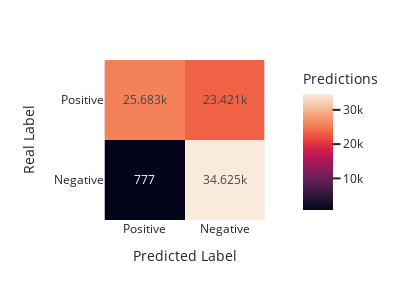

This figure's notebook cell:
### Code cell
# model.load_state_dict(torch.load('models\LSTMHarmonic_weights_R3Currents.pth'))
print(conf_matrix_total)
metrics = conf_matrix_metrics(conf_matrix_total)
print_metrics(metrics)
plot_confusion_matrix(metrics)

### Figure 1 — Plotly figure (JSON) as saved in the notebook; plotly's stock layout.template omitted (floating-point values rounded to 4 significant figures)
{"data": [{"coloraxis": "coloraxis", "hovertemplate": "Predicted Label: %{x}<br>Real Label: %{y}<br>Predictions: %{z}<extra></extra>", "name": "0", "texttemplate": "%{z}", "type": "heatmap", "x": ["Positive", "Negative"], "xaxis": "x", "y": ["Positive", "Negative"], "yaxis": "y", "z": [[25683, 23421], [777, 34625]]}], "layout": {"coloraxis": {"colorbar": {"title": {"text": "Predictions"}}, "colorscale": [[0, "rgb(2,4,25)"], [0.0625, "rgb(24,15,41)"], [0.125, "rgb(47,23,57)"], [0.1875, "rgb(71,28,72)"], [0.25, "rgb(97,30,82)"], [0.3125, "rgb(123,30,89)"], [0.375, "rgb(150,27,91)"], [0.4375, "rgb(177,22,88)"], [0.5, "rgb(203,26,79)"], [0.5625, "rgb(223,47,67)"], [0.625, "rgb(236,76,61)"], [0.6875, "rgb(242,107,73)"], [0.75, "rgb(244,135,95)"], [0.8125, "rgb(245,162,122)"], [0.875, "rgb(246,188,153)"], [0.9375, "rgb(247,212,187)"], [1, "rgb(250,234,220)"]]}, "height": 300, "margin": {"t": 60}, "width": 400, "xaxis": {"anchor": "y", "constrain": "domain", "domain": [0, 1], "scaleanchor": "y", "title": {"text": "Predicted Label"}}, "yaxis": {"anchor": "x", "autorange": "reversed", "constrain": "domain", "domain": [0, 1], "title": {"text": "Real Label"}}}}
